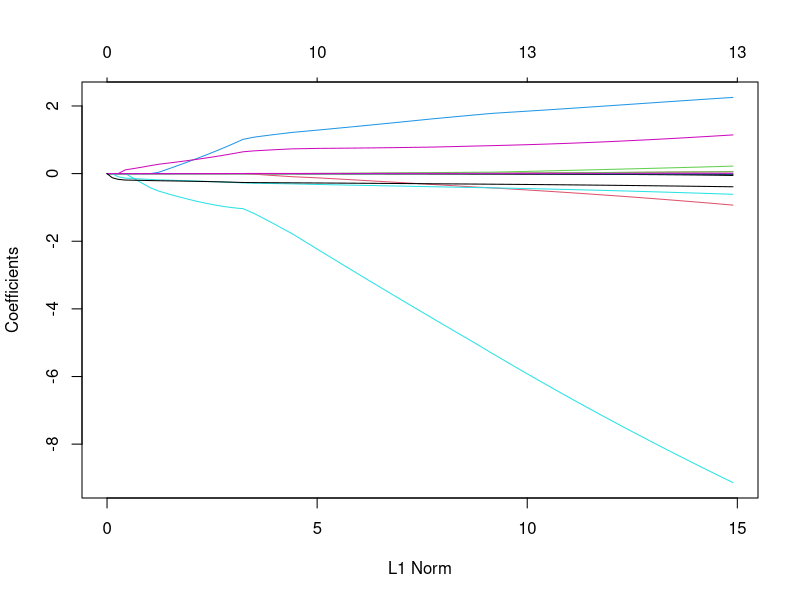
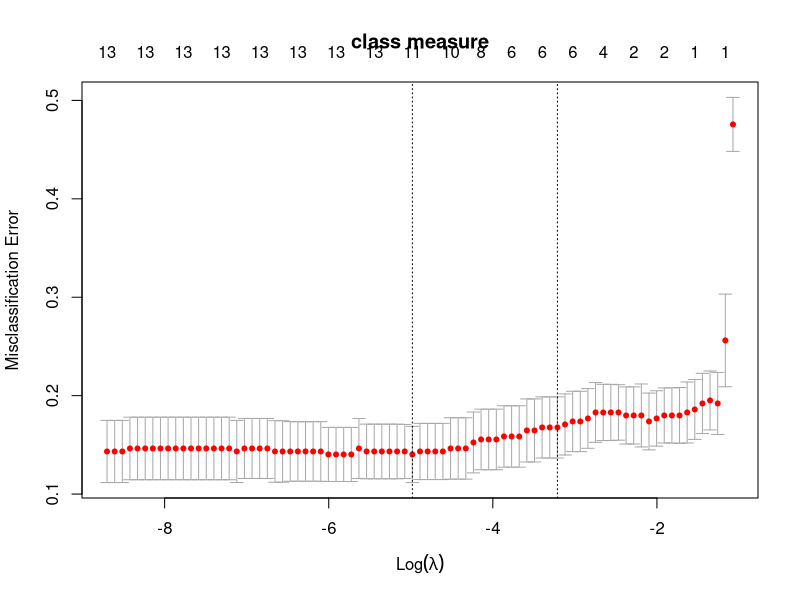
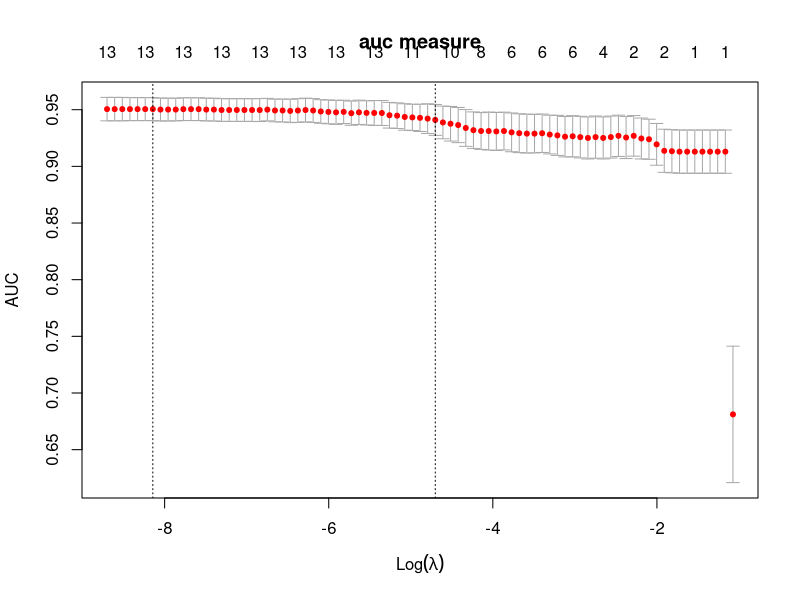
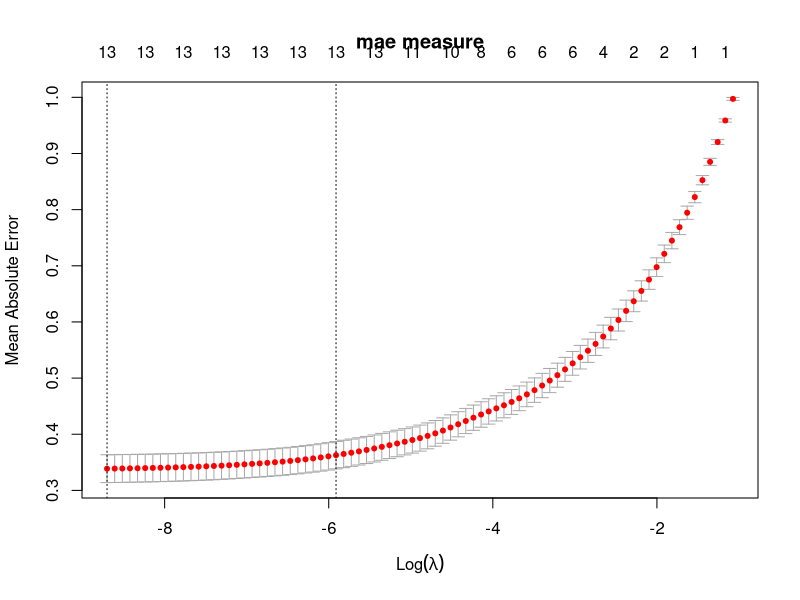

Write R code to recreate these figures, in order.
## ---- chunk 1

library(MASS)
options(warn=-1)
library(glmnet)

library(mlbench)
#load the data 
data(BostonHousing)
medvBin <- as.numeric(BostonHousing$medv>median(BostonHousing$medv))
BostonHousing$medv <- medvBin

set.seed(100)

# partitionning 
sub <- sample(nrow(BostonHousing), 0.65 * nrow(BostonHousing))
tabTrain <- BostonHousing[sub,]
tabTest <- BostonHousing[-sub,]

#drop the medv and transforme to matrix
X <- data.matrix(subset(tabTrain,select= -medv))


#Using lasso regression with alpha = 1
glmmod <- glmnet(X,as.factor(tabTrain$medv),alpha = 1,family="binomial")
plot(glmmod)
#We can find the samller L1 norm is , the more coef are equal to 0

#Using lasso regression through 10-fold with type.measure="class"
modLassoC<- cv.glmnet(X,tabTrain$medv,family="binomial",type.measure="class",alpha=1)
plot(modLassoC,main="class measure")
#Using lasso regression through 10-fold with type.measure="auc"
modLassoA<- cv.glmnet(X,tabTrain$medv,family="binomial",type.measure="auc",alpha=1)
plot(modLassoA,main="auc measure")

#Using lasso regression through 10-fold with type.measure="mae"
modLassoM<- cv.glmnet(X,tabTrain$medv,family="binomial",type.measure="mae",alpha=1)
plot(modLassoM,main="mae measure")


lambda.min<-vector(length = 3)
lambda.1se<-vector(length = 3)
newx <- data.matrix(subset(tabTest,select=-medv))
#Predicting with ="modLassoC" and with "s=modLassoC$lambda.min"
preMin<- predict(modLassoC,newx =newx,s=modLassoC$lambda.min,type = "response")
lambda.min[1] <- sum((as.numeric(preMin>0.5)-tabTest$medv)^2)

#Predicting with ="modLassoC" and with "s=modLassoC$lambda.1se"
pre1se<- predict(modLassoC,newx =newx,s=modLassoC$lambda.1se,type = "response")
lambda.1se[1] <- sum((as.numeric(pre1se>0.5)-tabTest$medv)^2)

#Predicting with ="modLassoA" and with "s=modLassoA$lambda.min"
preMin<- predict(modLassoA,newx =newx,s=modLassoA$lambda.min,type = "response")
lambda.min[2] <- sum((as.numeric(preMin>0.5)-tabTest$medv)^2)

#Predicting with ="modLassoA" and with "s=modLassoA$lambda.1se"
pre1se<- predict(modLassoA,newx =newx,s=modLassoA$lambda.1se,type = "response")
lambda.1se[2] <- sum((as.numeric(pre1se>0.5)-tabTest$medv)^2)

#Predicting with ="modLassoM" and with "s=modLassoM$lambda.min"
preMin<- predict(modLassoM,newx =newx,s=modLassoM$lambda.min,type = "response")
lambda.min[3] <- sum((as.numeric(preMin>0.5)-tabTest$medv)^2)

#Predicting with ="modLassoM" and with "s=modLassoM$lambda.1se"
pre1se<- predict(modLassoM,newx =newx,s=modLassoM$lambda.1se,type = "response")
lambda.1se[3] <- sum((as.numeric(pre1se>0.5)-tabTest$medv)^2)


data.frame(lambda.min,lambda.1se,row.names = c("Class wrong times ","Auc wrong times ",
                                               "Mae wrong times "))
# We can find that the performence of Mae methods is quiet good. And the performence using
# lambda.min is better than using lambda.1se.
